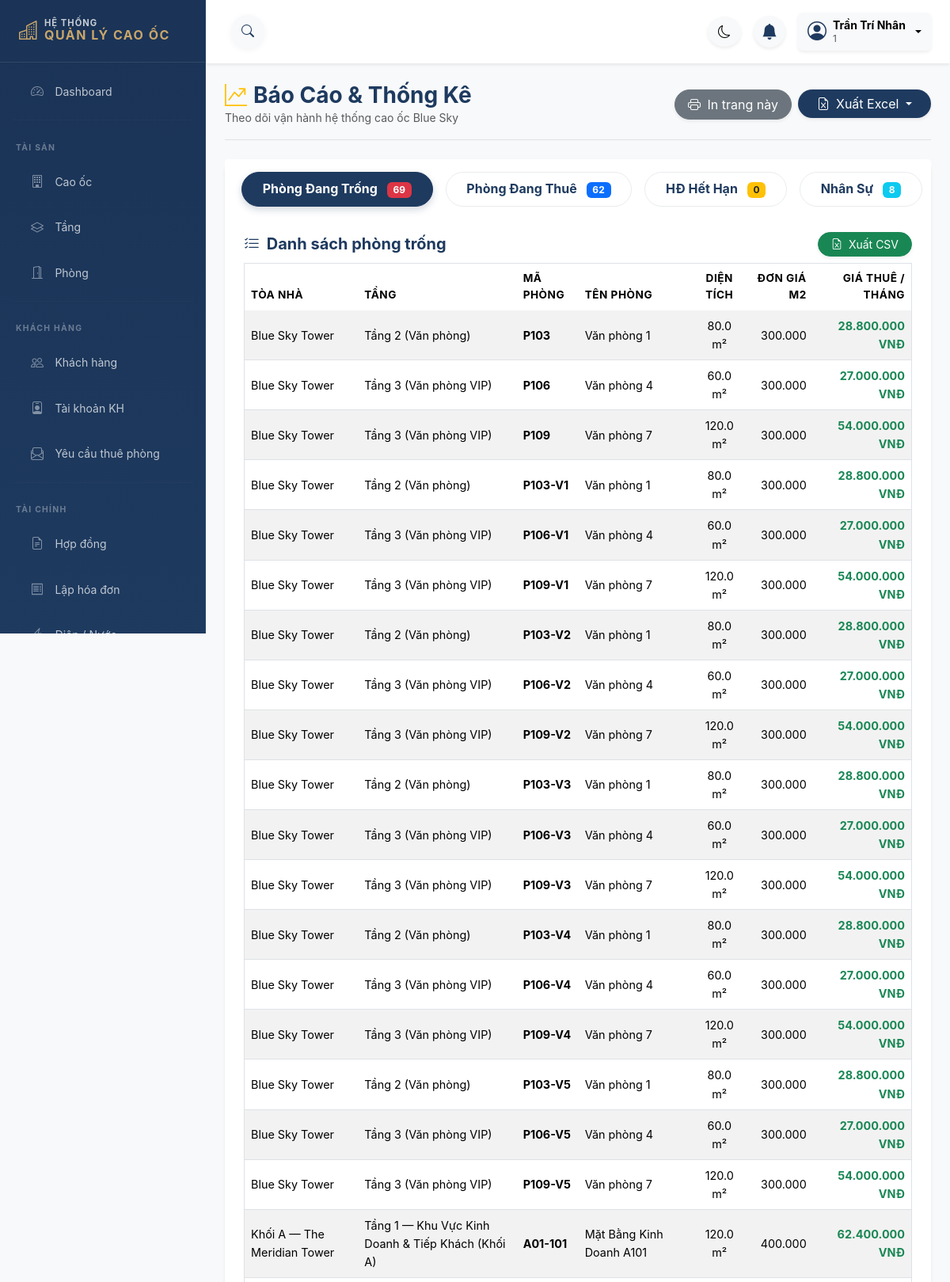
/modules/bao_cao/bao_cao.php (signed in, upper part), run on the app's committed database.
### tables this page shows
CREATE TABLE PHONG (
    maPhong VARCHAR(50) PRIMARY KEY,
    maTang VARCHAR(20) NOT NULL,
    tenPhong VARCHAR(100) NOT NULL,
    loaiPhong VARCHAR(50),
    dienTich DECIMAL(10,2),
    soChoLamViec INT DEFAULT 0,
    moTaViTri VARCHAR(200) NULL,
    donGiaM2 DECIMAL(15,2) DEFAULT 0.00,
    giaThue DECIMAL(15,2) NOT NULL DEFAULT 0.00,
    trangThai TINYINT DEFAULT 1 COMMENT '1: Trong, 2: Da thue, 3: Dang sua chua, 4: Lock',
    deleted_at DATETIME DEFAULT NULL,
    CONSTRAINT fk_phong_tang FOREIGN KEY (maTang) REFERENCES TANG(maTang) ON DELETE CASCADE
);

CREATE TABLE CAO_OC (
    maCaoOc VARCHAR(20) PRIMARY KEY,
    tenCaoOc VARCHAR(255) NOT NULL,
    diaChi TEXT,
    soTang INT DEFAULT 0,
    deleted_at DATETIME DEFAULT NULL
);

CREATE TABLE TANG (
    maTang VARCHAR(20) PRIMARY KEY,
    maCaoOc VARCHAR(20) NOT NULL,
    tenTang VARCHAR(100) NOT NULL,
    heSoGia DECIMAL(4,2) DEFAULT 1.00,
    deleted_at DATETIME DEFAULT NULL,
    CONSTRAINT fk_tang_cao_oc FOREIGN KEY (maCaoOc) REFERENCES CAO_OC(maCaoOc) ON DELETE CASCADE
);

### includes/common/functions.php (called while the page is built, shortened)
<?php
function formatTien($soTien): string
{
    return number_format((float)$soTien, 0, ',', '.');
}
function e($chuoi): string
{
    return htmlspecialchars((string)$chuoi, ENT_QUOTES, 'UTF-8');
}

### modules/bao_cao/bao_cao.php (the view, shortened to what this page needs)
<?php
require_once __DIR__ . '/../../includes/common/functions.php';
$pdo = Database::getInstance()->getConnection();
$stmt1 = $pdo->query("
    SELECT co.tenCaoOc, t.tenTang, t.heSoGia, p.maPhong, p.tenPhong, p.dienTich, p.donGiaM2,
           ROUND(p.donGiaM2 * p.dienTich * t.heSoGia, 0) AS giaThueThang
    FROM PHONG p
    JOIN TANG t ON p.maTang = t.maTang
    JOIN CAO_OC co ON t.maCaoOc = co.maCaoOc
    WHERE p.trangThai = 1 AND p.deleted_at IS NULL
    ORDER BY co.maCaoOc, t.tenTang, p.maPhong
");
$dsPhongTrong = $stmt1->fetchAll(PDO::FETCH_ASSOC);
$stmt2 = $pdo->query("
    SELECT co.tenCaoOc, t.tenTang, p.maPhong, p.tenPhong, p.dienTich
    FROM PHONG p
    JOIN TANG t ON p.maTang = t.maTang
    JOIN CAO_OC co ON t.maCaoOc = co.maCaoOc
    WHERE p.trangThai = 2 AND p.deleted_at IS NULL
    ORDER BY co.maCaoOc, t.tenTang, p.maPhong
");
$dsPhongThue = $stmt2->fetchAll(PDO::FETCH_ASSOC);
$stmt3 = $pdo->query("
    SELECT hd.soHopDong, kh.tenKH, kh.sdt, hd.ngayHetHanCuoiCung
    FROM HOP_DONG hd
    JOIN KHACH_HANG kh ON hd.maKH = kh.maKH
    WHERE hd.trangThai = 1 AND hd.deleted_at IS NULL
      AND MONTH(hd.ngayHetHanCuoiCung) = MONTH(CURRENT_DATE())
      AND YEAR(hd.ngayHetHanCuoiCung) = YEAR(CURRENT_DATE())
    ORDER BY hd.ngayHetHanCuoiCung ASC
");
$dsHopDong = $stmt3->fetchAll(PDO::FETCH_ASSOC);
$stmt4 = $pdo->query("
    SELECT maNV, tenNV, chucVu, sdt, email
    FROM NHAN_VIEN
    WHERE deleted_at IS NULL
    ORDER BY role_id ASC, tenNV ASC
");$dsNhanVien = $stmt4->fetchAll(PDO::FETCH_ASSOC);
?>
<!DOCTYPE html>
<html lang="vi">
<head>
    <?php require_once __DIR__ . '/../../includes/admin/admin-header.php'; ?>
</head>
<body class="bg-light">
<div class="admin-layout">
    <?php require_once __DIR__ . '/../../includes/admin/sidebar.php'; ?>
    <div class="admin-main-wrapper flex-grow-1">
        <?php require_once __DIR__ . '/../../includes/admin/topbar.php'; ?>
        <main class="admin-main-content p-4">
        <div class="d-flex flex-wrap justify-content-between align-items-center mb-4 pb-3 border-bottom">
            <div>
                <h3 class="fw-bold text-navy mb-0"><i class="bi bi-graph-up-arrow me-2 text-warning"></i>Báo Cáo & Thống Kê</h3>
                <p class="text-muted small mb-0">Theo dõi vận hành hệ thống cao ốc Blue Sky</p>
            </div>
            <div class="mt-3 mt-md-0 d-flex gap-2">
                <button onclick="window.print()" class="btn btn-secondary shadow-sm rounded-pill px-3">
                    <i class="bi bi-printer me-1"></i> In trang này
                </button>
                <div class="dropdown">
                    <button class="btn btn-navy bg-navy border-0 rounded-pill px-4 shadow-sm dropdown-toggle" type="button" data-bs-toggle="dropdown">
                        <i class="bi bi-file-earmark-excel me-2"></i>Xuất Excel
                    </button>
                </div>
            </div>
        </div>
        <div class="card border-0 shadow-sm rounded-4 mb-4">
            <div class="card-header bg-white border-0 pt-3 px-3">
                <ul class="nav nav-pills nav-fill gap-3" id="reportTabs" role="tablist">
                    <li class="nav-item" role="presentation">
                        <button class="nav-link active rounded-pill fw-bold" id="phongtrong-tab" data-bs-toggle="tab" data-bs-target="#phongtrong" type="button" role="tab">
                            Phòng Đang Trống <span class="badge bg-danger ms-2"><?= count($dsPhongTrong) ?></span>
                        </button>
                    </li>
                    <li class="nav-item" role="presentation">
                        <button class="nav-link rounded-pill fw-bold" id="phongthue-tab" data-bs-toggle="tab" data-bs-target="#phongthue" type="button" role="tab">
                            Phòng Đang Thuê <span class="badge bg-primary ms-2"><?= count($dsPhongThue) ?></span>
                        </button>
                    </li>
                    <li class="nav-item" role="presentation">
                        <button class="nav-link rounded-pill fw-bold" id="hopdong-tab" data-bs-toggle="tab" data-bs-target="#hopdong" type="button" role="tab">
                            HĐ Hết Hạn <span class="badge bg-warning text-dark ms-2"><?= count($dsHopDong) ?></span>
                        </button>
                    </li>
                    <li class="nav-item" role="presentation">
                        <button class="nav-link rounded-pill fw-bold" id="nhansu-tab" data-bs-toggle="tab" data-bs-target="#nhansu" type="button" role="tab">
                            Nhân Sự <span class="badge bg-info ms-2"><?= count($dsNhanVien) ?></span>
                        </button>
                    </li>
                </ul>
            </div>
            <div class="card-body p-4">
                <div class="tab-content" id="reportTabsContent">
                    <div class="tab-pane fade show active" id="phongtrong" role="tabpanel">
                        <div class="d-flex justify-content-between align-items-center mb-2">
                            <h5 class="fw-bold text-navy mb-0"><i class="bi bi-list-check me-1"></i> Danh sách phòng trống</h5>
                            <a href="export_csv.php?type=phong_trong" class="btn btn-success btn-sm rounded-pill px-3 shadow-sm">
                                <i class="bi bi-file-earmark-excel me-1"></i> Xuất CSV
                            </a>
                        </div>
                        <div class="table-responsive">
                            <table id="tablePhongTrong" class="table table-hover table-striped align-middle border">
                                <thead class="bg-navy text-white">
                                    <tr>
                                        <th>Tòa Nhà</th>
                                        <th>Tầng</th>
                                        <th>Mã Phòng</th>
                                        <th>Tên Phòng</th>
                                        <th class="text-center">Diện Tích</th>
                                        <th class="text-end">Đơn Giá M2</th>
                                        <th class="text-end">Giá Thuê / Tháng</th>
                                    </tr>
                                </thead>
                                <tbody>
                                    <?php if(empty($dsPhongTrong)): ?>
                                        <tr><td colspan="7" class="text-center py-4 text-muted">Không có dữ liệu phù hợp</td></tr>
                                    <?php else: ?>
                                        <?php foreach($dsPhongTrong as $p): ?>
                                            <tr>
                                                <td><?= e($p['tenCaoOc']) ?></td>
                                                <td><?= e($p['tenTang']) ?></td>
                                                <td class="fw-bold"><?= e($p['maPhong']) ?></td>
                                                <td><?= e($p['tenPhong']) ?></td>
                                                <td class="text-center"><?= number_format($p['dienTich'], 1) ?> m²</td>
                                                <td class="text-end"><?= formatTien($p['donGiaM2']) ?></td>
                                                <td class="text-end fw-bold text-success"><?= formatTien($p['giaThueThang']) ?> VNĐ</td>
                                            </tr>
                                        <?php endforeach; ?>
                                    <?php endif; ?>
                                </tbody>
                            </table>
                        </div>
                    </div>
                </div>
            </div>
        </div>
        </main>
        <?php require_once __DIR__ . '/../../includes/admin/admin-footer.php'; ?>
    </div>
</div>
</body>
</html>

### assets/css/style.css (style rules this page uses)
:root { --color-primary: #1e3a5f; --color-accent: #c9a66b; --color-background: #f4f7f9; --color-text: #1f2a44; --color-white: #ffffff; --color-success-bg: #d4edda; --color-success-text: #155724; --color-danger-bg: #f8d7da; --color-danger-text: #721c24; --color-warning-bg: #fff3cd; --color-warning-text: #e65c00; --shadow-soft: 0 4px 15px rgba(0, 0, 0, 0.05); --transition-base: all 0.3s ease-in-out; }
body { background-color: var(--color-background); color: var(--color-text); font-family: 'Inter', -apple-system, BlinkMacSystemFont, "Segoe UI", Roboto, sans-serif; line-height: 1.6; }
.admin-layout { display: flex; min-height: 100vh; align-items: stretch; }
.admin-main-wrapper { flex: 1; min-width: 0; overflow-x: hidden; display: flex; flex-direction: column; }
.admin-main-content { flex: 1; padding: 1.5rem 2rem; }

### includes/admin/admin-header.php (style rules this page uses)
body { background-color: var(--color-background); overflow-x: hidden; }
.admin-layout { display: flex; min-height: 100vh; }
.admin-main-wrapper { flex-grow: 1; display: flex; flex-direction: column; min-width: 0; transition: all 0.3s ease; }
.admin-main-content { flex-grow: 1; padding: 0.5rem 1.5rem 1.5rem; max-width: 1440px; margin: 0 auto; width: 100%; }

### modules/bao_cao/bao_cao.php (style rules this page uses)
:root { --navy-primary: #1e3a5f; --gold-accent: #c9a66b; }
.text-navy { color: var(--navy-primary); }
.bg-navy { background-color: var(--navy-primary) !important; }
.btn-navy { background-color: var(--navy-primary); color: white; }
.nav-pills .nav-link { color: var(--navy-primary); border: 1px solid #e9ecef; margin: 0 5px; transition: all 0.3s; }
.nav-pills .nav-link.active { background-color: var(--navy-primary) !important; border-color: var(--navy-primary) !important; box-shadow: 0 4px 10px rgba(30, 58, 95, 0.2); }
.table thead th { border: none; font-size: 0.85rem; text-transform: uppercase; letter-spacing: 0.5px; }
.table tbody td { font-size: 0.9rem; }
.card { border: none; transition: transform 0.2s; }
.rounded-4 { border-radius: 1rem !important; }

### data on the page
phong: cao_oc.tenCaoOc "Blue Sky Tower", maTang.tenTang "Tầng 2 (Văn phòng)", maPhong "P103", tenPhong "Văn phòng 1", dienTich "80.0", donGiaM2 "300.000", giaThueThang "28.800.000"
phong: cao_oc.tenCaoOc "Blue Sky Tower", maTang.tenTang "Tầng 3 (Văn phòng VIP)", maPhong "P106", tenPhong "Văn phòng 4", dienTich "60.0", donGiaM2 "300.000", giaThueThang "27.000.000"
phong: cao_oc.tenCaoOc "Blue Sky Tower", maTang.tenTang "Tầng 3 (Văn phòng VIP)", maPhong "P109", tenPhong "Văn phòng 7", dienTich "120.0", donGiaM2 "300.000", giaThueThang "54.000.000"
phong: cao_oc.tenCaoOc "Blue Sky Tower", maTang.tenTang "Tầng 2 (Văn phòng)", maPhong "P103-V1", tenPhong "Văn phòng 1", dienTich "80.0", donGiaM2 "300.000", giaThueThang "28.800.000"
phong: cao_oc.tenCaoOc "Blue Sky Tower", maTang.tenTang "Tầng 3 (Văn phòng VIP)", maPhong "P106-V1", tenPhong "Văn phòng 4", dienTich "60.0", donGiaM2 "300.000", giaThueThang "27.000.000"
phong: cao_oc.tenCaoOc "Blue Sky Tower", maTang.tenTang "Tầng 3 (Văn phòng VIP)", maPhong "P109-V1", tenPhong "Văn phòng 7", dienTich "120.0", donGiaM2 "300.000", giaThueThang "54.000.000"
phong: cao_oc.tenCaoOc "Blue Sky Tower", maTang.tenTang "Tầng 2 (Văn phòng)", maPhong "P103-V2", tenPhong "Văn phòng 1", dienTich "80.0", donGiaM2 "300.000", giaThueThang "28.800.000"
phong: cao_oc.tenCaoOc "Blue Sky Tower", maTang.tenTang "Tầng 3 (Văn phòng VIP)", maPhong "P106-V2", tenPhong "Văn phòng 4", dienTich "60.0", donGiaM2 "300.000", giaThueThang "27.000.000"
phong: cao_oc.tenCaoOc "Blue Sky Tower", maTang.tenTang "Tầng 3 (Văn phòng VIP)", maPhong "P109-V2", tenPhong "Văn phòng 7", dienTich "120.0", donGiaM2 "300.000", giaThueThang "54.000.000"
phong: cao_oc.tenCaoOc "Blue Sky Tower", maTang.tenTang "Tầng 2 (Văn phòng)", maPhong "P103-V3", tenPhong "Văn phòng 1", dienTich "80.0", donGiaM2 "300.000", giaThueThang "28.800.000"
phong: cao_oc.tenCaoOc "Blue Sky Tower", maTang.tenTang "Tầng 3 (Văn phòng VIP)", maPhong "P106-V3", tenPhong "Văn phòng 4", dienTich "60.0", donGiaM2 "300.000", giaThueThang "27.000.000"
phong: cao_oc.tenCaoOc "Blue Sky Tower", maTang.tenTang "Tầng 3 (Văn phòng VIP)", maPhong "P109-V3", tenPhong "Văn phòng 7", dienTich "120.0", donGiaM2 "300.000", giaThueThang "54.000.000"
phong: cao_oc.tenCaoOc "Blue Sky Tower", maTang.tenTang "Tầng 2 (Văn phòng)", maPhong "P103-V4", tenPhong "Văn phòng 1", dienTich "80.0", donGiaM2 "300.000", giaThueThang "28.800.000"
phong: cao_oc.tenCaoOc "Blue Sky Tower", maTang.tenTang "Tầng 3 (Văn phòng VIP)", maPhong "P106-V4", tenPhong "Văn phòng 4", dienTich "60.0", donGiaM2 "300.000", giaThueThang "27.000.000"
phong: cao_oc.tenCaoOc "Blue Sky Tower", maTang.tenTang "Tầng 3 (Văn phòng VIP)", maPhong "P109-V4", tenPhong "Văn phòng 7", dienTich "120.0", donGiaM2 "300.000", giaThueThang "54.000.000"
phong: cao_oc.tenCaoOc "Blue Sky Tower", maTang.tenTang "Tầng 2 (Văn phòng)", maPhong "P103-V5", tenPhong "Văn phòng 1", dienTich "80.0", donGiaM2 "300.000", giaThueThang "28.800.000"
phong: cao_oc.tenCaoOc "Blue Sky Tower", maTang.tenTang "Tầng 3 (Văn phòng VIP)", maPhong "P106-V5", tenPhong "Văn phòng 4", dienTich "60.0", donGiaM2 "300.000", giaThueThang "27.000.000"
phong: cao_oc.tenCaoOc "Blue Sky Tower", maTang.tenTang "Tầng 3 (Văn phòng VIP)", maPhong "P109-V5", tenPhong "Văn phòng 7", dienTich "120.0", donGiaM2 "300.000", giaThueThang "54.000.000"
phong: cao_oc.tenCaoOc "Khối A — The Meridian Tower", maTang.tenTang "Tầng 1 — Khu Vực Kinh Doanh & Tiếp Khách (Khối A)", maPhong "A01-101", tenPhong "Mặt Bằng Kinh Doanh A101", dienTich "120.0", donGiaM2 "400.000", giaThueThang "62.400.000"

### other printed values
$ten_user "Trần Trí Nhân"
$user_role "1"
count($dsPhongTrong) "69"
count($dsPhongThue) "62"
count($dsHopDong) "0"
count($dsNhanVien) "8"
